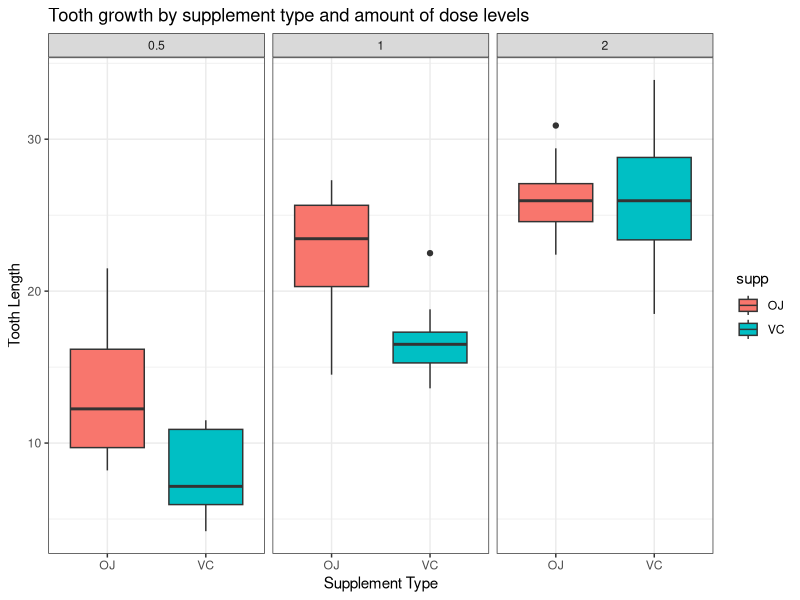

The R source for this figure: (Note: this script raises an error after producing the figure.)
## ---- chunk 1
library(datasets)
library(ggplot2)
data <- ToothGrowth
## ---- chunk 2
dim(data)
names(data)
summary(data)
## ---- chunk 3
g <- ggplot(data = data, aes(x = factor(supp), y = len))
g <- g + geom_boxplot(aes(fill = supp)) + facet_grid(~dose) 
g <- g + xlab("Supplement Type") + ylab("Tooth Length") + ggtitle("Tooth growth by supplement type and amount of dose levels") + theme_bw()+ labs(colour="Male/Female") 
g
## ---- chunk 4
t.test(len ~ supp, paired = FALSE, var.equal = TRUE, data=data)
## ---- chunk 5
t.test(len~supp,paired = FALSE, var.equal = TRUE, data=subset(data, dose == 0.5))
t.test(len~supp,paired =FALSE, var.equal= TRUE, data=subset(data, dose == 1))
t.test(len~supp,paired = FALSE, var.equal = TRUE, data=subset(data, dose == 2))
## ---- chunk 6
t.test(len ~ dose, paired = FALSE, var.equal = TRUE, data = subset(data, dose %in% c(0.5,1.0)))
t.test(len ~ dose, paired = FALSE, var.equal = TRUE, data = subset(data, dose %in% c(1.0,2.0)))
